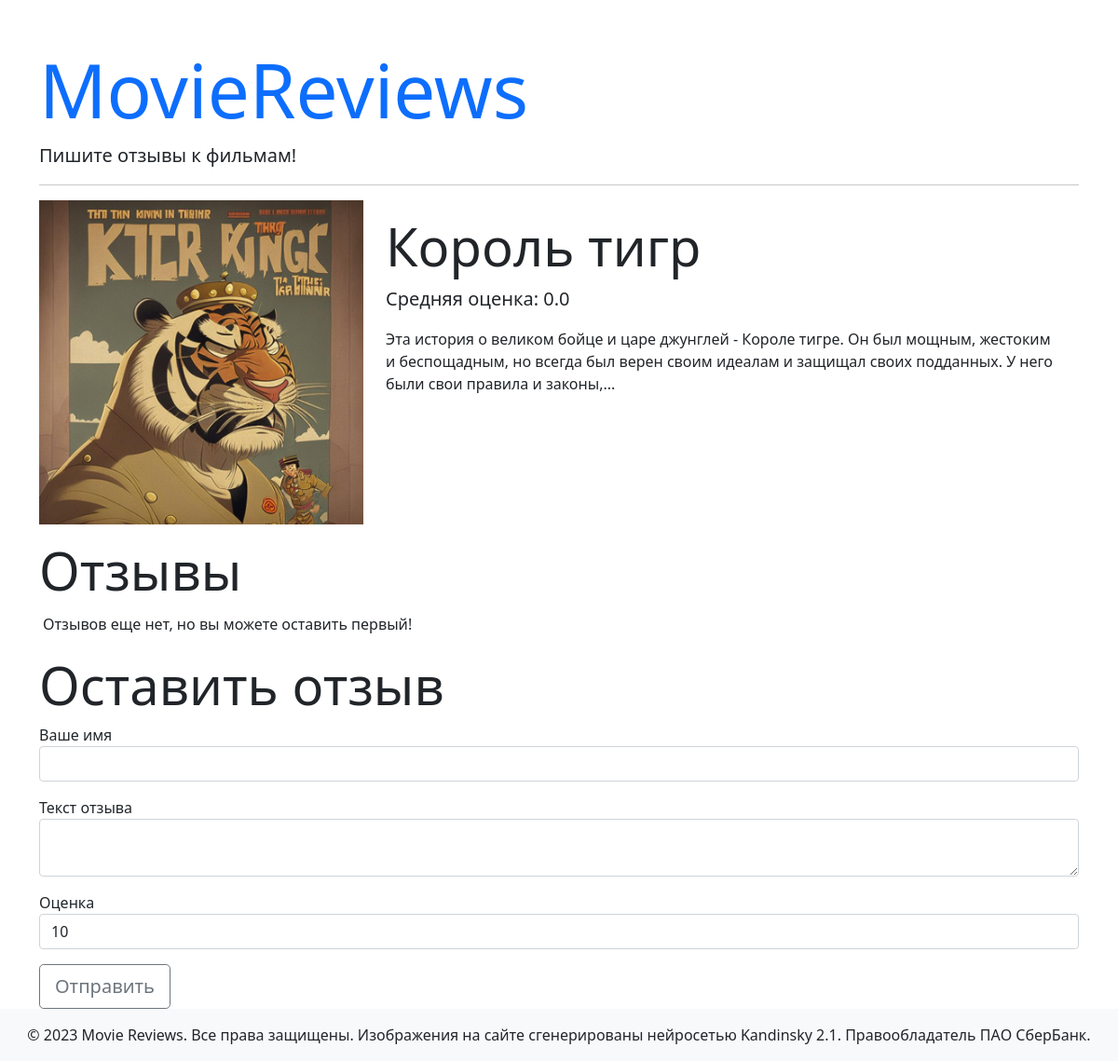
The page /movie/2 on the database its author committed.
### app/models.py (models this page shows)
class Movie(db.Model):
    id = db.Column(db.Integer, primary_key=True)
    title = db.Column(db.String(255), nullable=False)
    description = db.Column(db.Text, nullable=False)
    image = db.Column(db.String(255), nullable=False)
    reviews = db.relationship('Review', back_populates='movie')

### app/views.py (the view, shortened to what this page needs)
@app.route('/movie/<int:id>',methods=["GET", "POST"])
def film(id):
   reviewForm = ReviewForm()
   film = Movie.query.filter_by(id=id).one()
   sr_r=0
   if len(film.reviews)==0:
      sr_r=0.0
   else:
      for i in film.reviews:
         sr_r+=int(i.score)
      sr_r=round(sr_r/len(film.reviews),1)
   if len(film.reviews)==0:
      return render_template('movie (without reviews).html', film=film,sr=sr_r,form=reviewForm)
   else:
      return render_template('movie.html',film=film,sr=sr_r,form=reviewForm)

### app/forms.py
class ReviewForm(FlaskForm):
    name = StringField('Ваше имя', validators=[DataRequired(message="Поле не должо быть пустым")])
    text = TextAreaField('Текст отзыва', validators=[DataRequired(message="Поле не должо быть пустым")])
    score = SelectField('Оценка', choices=[1, 2, 3, 4, 5, 6, 7, 8, 9, 10], default=10)
    submit = SubmitField('Отправить')

### app/templates/movie (without reviews).html (shortened to what this page needs)
{% extends "base.html" %}
{% block content %}
        <div class="row mb-3">
          <div class="col-md-4">
            <img src= {{film.image}} class="img-fluid">
          </div>
          <div class="col-md-8">
            <h1 class="mt-3 display-4">{{film.title}}</h1>
            <p class="lead">Средняя оценка: {{sr}}</p>
            <p>{{film.description}}</p>
          </div>
          </div>
          <h1 class="display-4">Отзывы</h1>
          <div class="m-1">
            <p>Отзывов еще нет, но вы можете оставить первый!</p>
          </div>
          <h1 class="display-4">Оставить отзыв</h1>
        <form method="POST" action="" novalidate>
            <div class="mb-3">
            <label>{{ form.name.label }}</label>
            {{ form.name(class="form-control") }}
        </div>
        <div class="mb-3">
            <label>{{ form.text.label }}</label>
            {{ form.text(class="form-control") }}
        </div>
        <div class="mb-3">
            <label>{{ form.score.label }}</label>
            {{ form.score(class="form-control") }}
        </div>
        {{ form.submit(class="btn btn-lg btn-outline-secondary") }}
        </form>
      </div>
    </div>
{% endblock content %}

### rows shown on the page
Movie: image (picture), title "Король тигр", description "Эта история о великом бойце и царе джунглей - Короле тигре. Он был мощным, жестоким и беспощадным, но всегда был верен своим идеалам и защищал своих подданных. У него были свои правила и законы,..."

### other values the page prints
{{ sr }} "0.0"
